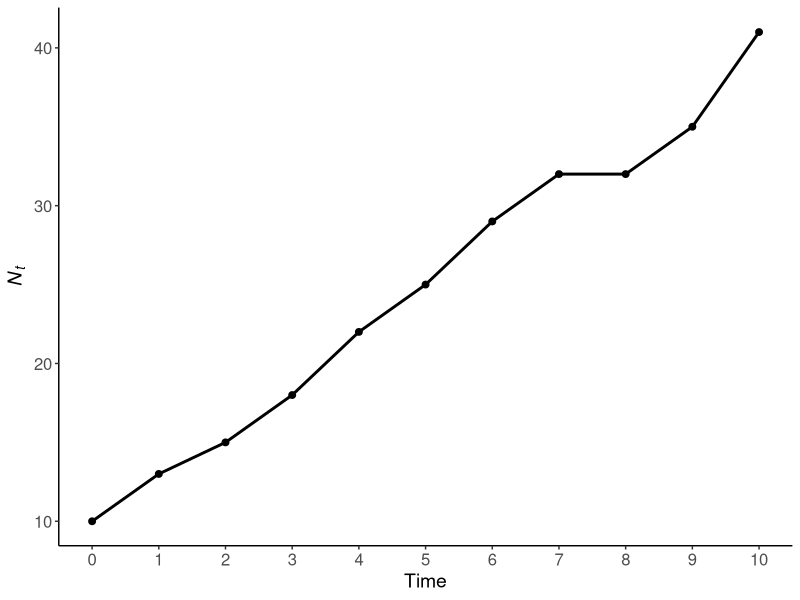
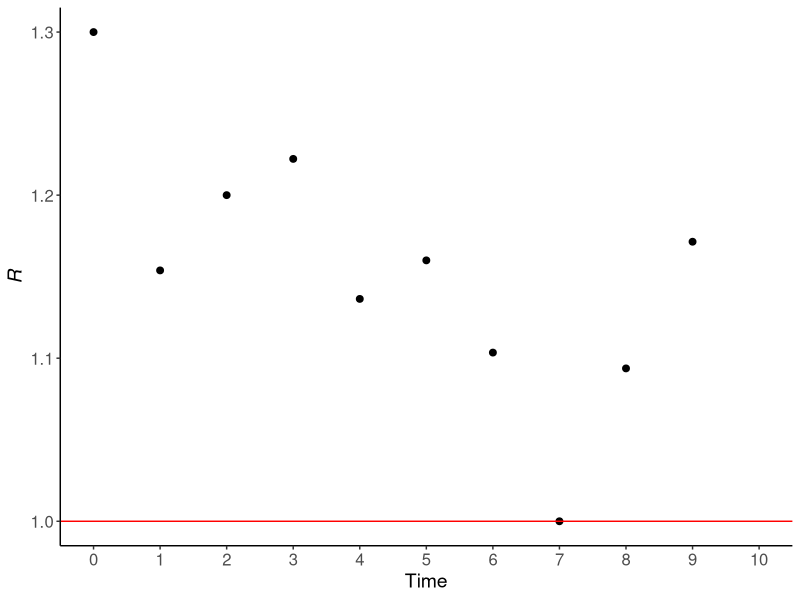
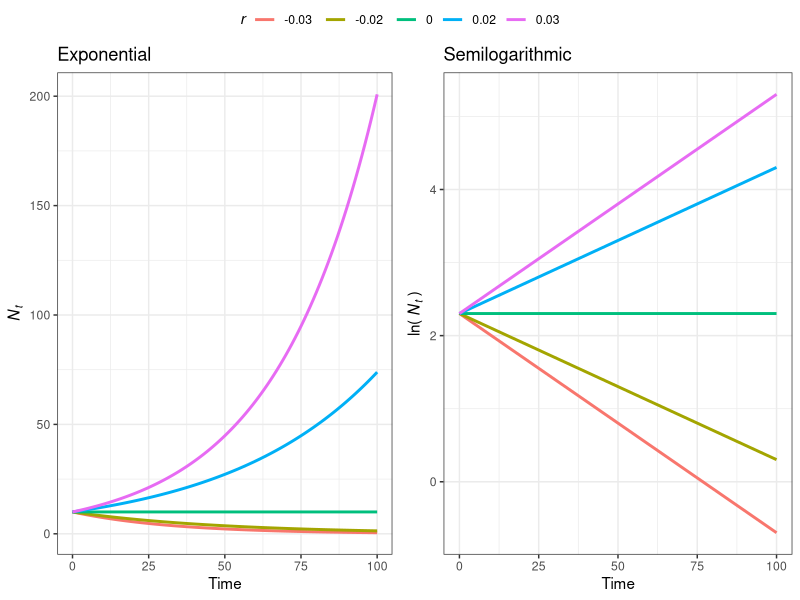

Recreate these plots in R, in order.
## ---- chunk 1
knitr::opts_chunk$set(collapse = T, cache = T)
## ---- chunk 2
for(i in 1:10){ #Sequence
  print(i)      #body
}
## ---- chunk 3
for(turtle in 5:10){
  print(turtle)
}
## ---- chunk 4
for(flower in 1:nrow(iris)){
  cat('The species for this iteration is ',     #Adding text per row based on name species
      as.character(iris$Species[flower]), '\n') #note of importance of "\n
}
## ---- chunk 5
d = seq(1,15, 2) #8 elements
d
for(i in 1:length(d)){
  b = d[i] + 1                            #for each i add 1
  cat('d =',d[i], 'b = d + 1 =', b, '\n' )#then add string
}
## ---- chunk 6
b = 1:10
for (i in 2:10){    #Call a section of vector to start sequence
  z = b[i] - b[i-1]
  
  cat('z =', z, 'b[i] =', b[i], 'b[i-1] =', b[i-1], '\n')
}
## ---- chunk 7
library(tidyverse)
N_0 = 10 
years = 10
pop = tibble(time = 0:years, Nt = NA) #Output vector size 10
pop$Nt[pop$time == 0] = N_0
pop
## ---- chunk 8
for (t in 1:years){ #sequence 
  growth = rpois(1, lambda = 3) #extracting random value from Poisson Dist
  pop$Nt[pop$time == t] = growth + pop$Nt[pop$time == (t-1)]
}
pop

## ---- chunk 9
ggplot(pop, aes(time, Nt))+
  geom_point(size = 2)+
  geom_line(size = 1)+
  labs(x = 'Time', y = expression(italic(N[t])))+
  scale_x_continuous(breaks = seq(0,10,1))+
  theme_classic()+
  theme(axis.text = element_text(size = 12),
        axis.title = element_text(size = 14))
## ---- chunk 10
# create column to store data
pop$R = NA
for (i in 1:length(pop$time)){
  pop$R[i] = pop$Nt[i+1]/pop$Nt[i]
}
pop
## ---- chunk 11
ggplot(pop, aes(time, R))+
  geom_point(size = 2)+
  geom_hline(yintercept = 1, color = 'red')+
  labs(x = 'Time', y = expression(italic(R)))+
  scale_x_continuous(breaks = seq(0,10,1))+
  theme_classic()+
  theme(axis.text = element_text(size = 12),
        axis.title = element_text(size = 14))
## ---- chunk 12
pop = pop %>% 
  mutate(R.2 = lead(Nt) / Nt)

pop
## ---- chunk 13
rnorm(5, mean = 0, sd = 1)
runif(5, min = 0, max = 5)
rpois(10, 10)
rpois(10, 1:10)
rbinom(5, size = 2, prob = 0.5)
rbinom(5, size = 2, prob = 0.2)
## ---- chunk 14
library(truncnorm)
# truncnorm to truncate normal distribution
rnorm(20, mean = 1, sd = 2)
truncnorm::rtruncnorm(20, mean = 1, sd = 2, a=-Inf, b=Inf)
truncnorm::rtruncnorm(20, mean = 1, sd = 2, a=0, b=2)
## ---- chunk 15
# base R 
b = 1:10
sample(b, size =2, replace = F)

c = 1:5 
sample(c, size = 6, replace = T)

# from list
sample(c('good', 'bad'), size = 8, replace = T)

# change probability
sample(c('good', 'bad'), size = 8, replace = T, prob = c(0.2, 0.8))

# sample matrices from list 
m1 = matrix(c(6,5,4,3,2,1), ncol = 2)
m2 = matrix(c(1,2,3,4,5,6), ncol = 2)
m3 = matrix(c(1,2,3,4,5,6), ncol = 2, byrow = T)

m = list(m1, m2, m3)

sample(m, size = 4, replace = T)

sample(m, size = 4, replace = T, prob = c(0.8, 0.1, 0.1))

## ---- chunk 16
#library(tidyverse)
df = tibble(cond = c('good', 'bad', 'ok'), prob = c(0.5, 0.3, 0.2))

dplyr::sample_n(df, size = 2, replace = F)

dplyr::sample_n(df, size = 3, replace = T)

dplyr::sample_n(df, size = 10, replace = T, weight = prob)
## ---- chunk 17
r = c(-0.03, -0.02, 0, 0.02, 0.03)

N_0 = 10
years = 100 #hundred time steps
pop = tibble(time = rep(0:years, times = length(r)),
              Nt = NA, growth = rep(r, each = years+1))
pop

for(i in seq_along(pop$time)){
  pop$Nt[i] = N_0  * exp(pop$growth[i] * pop$time[i])
}
pop
## ---- chunk 18
#Using dplyr
pop = pop %>% 
  mutate(Nt.2 = N_0 * exp(growth*time), 
         ln.Nt = log(Nt.2))
pop
## ---- chunk 19
###Let's see it using ggplot
library(ggpubr)

a = ggplot(pop, aes(x = time, y = Nt, color = as.factor(growth))) +
  geom_line(size = 1) +
  labs(x = 'Time', y = expression(italic(N[t])),
       color = expression(italic(r)),
       title = 'Exponential')+
  theme_bw()

b = ggplot(pop, aes(x = time, y = ln.Nt, color = as.factor(growth))) +
  geom_line(size = 1) +
    labs(x = 'Time', y = expression('ln('~italic(N[t])~')'),
       color = expression(italic(r)),
       title = 'Semilogarithmic')+
  theme_bw()

# plot combined
ggarrange(a,b,
          nrow = 1,
          common.legend = T)
